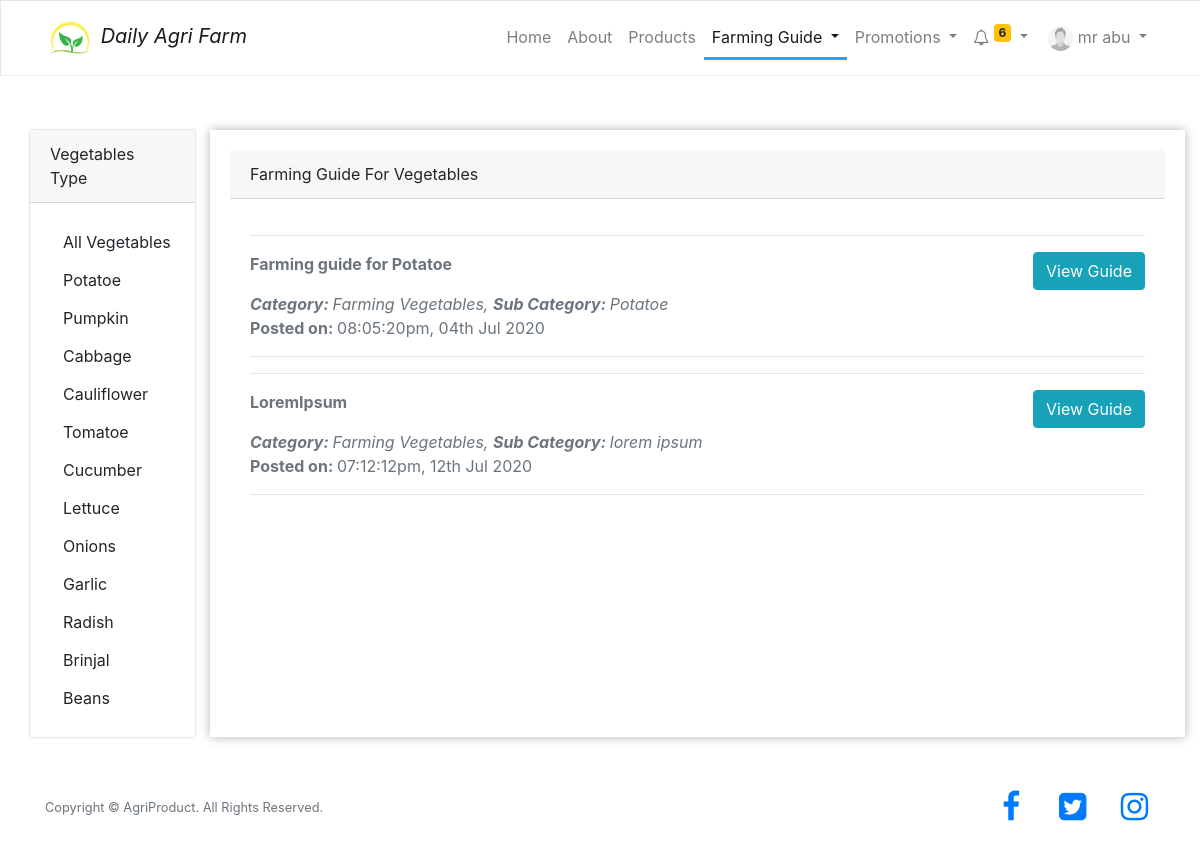
Screenshot of /agrifarm/farmer/farming-vegetable.php (signed in) with the database file from the repository.
### tables this page shows
CREATE TABLE `users` (
  `id` int(11) NOT NULL,
  `email` varchar(200) NOT NULL,
  `password` varchar(200) NOT NULL,
  `firstname` varchar(200) DEFAULT NULL,
  `lastname` varchar(200) DEFAULT NULL,
  `phone` varchar(200) DEFAULT NULL,
  `role` int(11) NOT NULL,
  `address` varchar(200) DEFAULT NULL,
  `zipcode` int(11) DEFAULT NULL,
  `country` varchar(100) DEFAULT NULL,
  `state` varchar(100) DEFAULT NULL,
  `profile_pic` varchar(250) DEFAULT NULL,
  `member_since` datetime NOT NULL DEFAULT current_timestamp()
);

CREATE TABLE `guide` (
  `id` int(11) NOT NULL,
  `post_category` varchar(100) DEFAULT NULL,
  `subcategory` varchar(100) DEFAULT NULL,
  `title` varchar(100) DEFAULT NULL,
  `announcement` text DEFAULT NULL,
  `dateposted` datetime NOT NULL DEFAULT current_timestamp()
);

### agrifarm/session.php (called while the page is built, shortened)
<?php
	include '../conn.php';
	$sql = "SELECT * FROM users WHERE id = '".$_SESSION['user']."'";
	$query = $conn->query($sql);
	$user = $query->fetch_assoc();
?>

### agrifarm/farmer/farming-vegetable.php (the view, shortened to what this page needs)
<?php
  include '../session.php';
?>
<!DOCTYPE html>
<html lang="en">
<head>
    <link rel="stylesheet" href="https://stackpath.bootstrapcdn.com/font-awesome/4.7.0/css/font-awesome.min.css">
    <link rel="stylesheet" href="https://maxcdn.bootstrapcdn.com/bootstrap/4.4.1/css/bootstrap.min.css">
    <link rel="stylesheet" href="https://cdnjs.cloudflare.com/ajax/libs/twitter-bootstrap/4.1.3/css/bootstrap.css">
    <link rel="stylesheet" type="text/css" href="https://cdn.datatables.net/1.10.20/css/dataTables.bootstrap4.min.css">
    <link rel="stylesheet" href="../css/custom.css">
</head>
<header class="header">
<nav class="navbar navbar-expand-lg navbar-light bg-light" style="box-shadow: inset 1px 1px 0 rgba(0,0,0,.1), inset 0 -1px 0 rgba(0,0,0,.07); ">
  <div class="container">
      <a class="navbar-brand" href="index.php" style="font-style: italic;">
        <img src="../images/logo.png" alt="logo" width="50px" height="50px">
        Daily Agri Farm
      </a>
  <div class="collapse navbar-collapse" id="navbarNav">
    <ul class="nav navbar-nav ml-auto">
      <li class="nav-item">
        <a class="nav-link" href="index.php">Home <span class="sr-only">(current)</span></a>
      </li>
      <li class="nav-item">
        <a class="nav-link" href="about.php">About</a>
      </li>
      <li class="nav-item">
        <a class="nav-link" href="all-order.php">Products</a>
      </li>
      <li class="nav-item dropdown active">
        <a class="nav-link dropdown-toggle" href="#" id="navbarDropdown" role="button" data-toggle="dropdown" aria-haspopup="true" aria-expanded="false">
              Farming Guide
        </a>
      </li>
      <li class="nav-item dropdown">
        <a class="nav-link dropdown-toggle" href="#" id="navbarDropdown" role="button" data-toggle="dropdown" aria-haspopup="true" aria-expanded="false">
              Promotions
        </a>
      </li>
      <li class="nav-item dropdown">
        <a class="nav-link dropdown-toggle" href="#" id="navbarDropdown" role="button" data-toggle="dropdown" aria-haspopup="true" aria-expanded="false">
          <i class="fa fa-bell-o"></i>
          <?php
          $sql = "SELECT * FROM order_item WHERE seller_id = '".$user['id']."' AND status =1 ORDER BY order_date desc";
          $query = $conn->query($sql);
          $num_notifications = mysqli_num_rows($query);
          if (!mysqli_num_rows($query)) {
            echo '';
          }
          else {
          ?>
            <sup class="badge badge-warning"><?php echo $num_notifications; ?></sup>
          <?php
            }
          ?>
        </a>
      </li>
      <?php
        $photo = $user["profile_pic"];
        if($photo != "")
        {
          $img = $user["profile_pic"];
        }
        else
        {
          $img = "profile.jpg";
        }
      ?>
      <li class="nav-item dropdown">
        <a class="nav-link dropdown-toggle" href="#" id="navbarDropdown" role="button" data-toggle="dropdown" aria-haspopup="true" aria-expanded="false">
          <img src="../images/<?php echo $img; ?>" alt="" class="img-circle" style="border-radius: 50%;width: 25px; height: 25px;" /> <?php echo $user['firstname'], " ", $user['lastname']; ?>
        </a>
      </li>
    </ul>
  </div>
</nav>
</header>
<body>
<br>
<?php
  $sql = "SELECT * FROM guide WHERE post_category = 'Farming Vegetables'";
  $query = $conn->query($sql);
?>
<div class="container-fluid" style="min-height: 80vh;padding: 30px;">
<div class="row">
  <div class="col-md-2" style="">
      <div class="" style="box-shadow: 0 0 2px rgb(0,0,0,0.3);">
        <div class="card-header">Vegetables Type</div>
        <div class="card-body">
          <form method="post">
          <div class="card-text">
            <a href="" class="btn btn-default">All Vegetables</a>
          </div>
          <div class="card-text">
            <input type="submit" name="subcategory" class="btn btn-default" value="Potatoe">
          </div>
          <div class="card-text">
            <input type="submit" name="subcategory" class="btn btn-default" value="Pumpkin">
          </div>
          <div class="card-text">
            <input type="submit" name="subcategory" class="btn btn-default" value="Cabbage">
          </div>
          <div class="card-text">
            <input type="submit" name="subcategory" class="btn btn-default" value="Cauliflower">
          </div>
          <div class="card-text">
            <input type="submit" name="subcategory" class="btn btn-default" value="Tomatoe">
          </div>
          <div class="card-text">
            <input type="submit" name="subcategory" class="btn btn-default" value="Cucumber">
          </div>
          <div class="card-text">
            <input type="submit" name="subcategory" class="btn btn-default" value="Lettuce">
          </div>
          <div class="card-text">
            <input type="submit" name="subcategory" class="btn btn-default" value="Onions">
          </div>
          <div class="card-text">
            <input type="submit" name="subcategory" class="btn btn-default" value="Garlic">
          </div>
          <div class="card-text">
            <input type="submit" name="subcategory" class="btn btn-default" value="Radish">
          </div>
          <div class="card-text">
            <input type="submit" name="subcategory" class="btn btn-default" value="Brinjal">
          </div>
          <div class="card-text">
            <input type="submit" name="subcategory" class="btn btn-default" value="Beans">
          </div>
        </form>
        </div>
      </div>
    </div>
    <div class="col-md-10" style="padding: 20px;box-shadow: 0 0 10px rgb(0,0,0,0.3);">
    <div class="card-header">Farming Guide For Vegetables</div>
    <div class="card-body">
      <?php
        while ($row = $query->fetch_assoc()) {
      ?>
        <hr>
        <div class="form-group font-weight-bold text-muted">
          <?php echo $row["title"];?>
          <a href="view-guide.php?id=<?php echo $row['id'];?>" class="float-right btn btn-info" style="color:#fff;">View Guide</a>
        </div>
        <i class="form-group text-muted">
          <span class="font-weight-bold">Category: </span><span><?php echo $row["post_category"];?>, </span>
          <span class="font-weight-bold">Sub Category: </span><span><?php echo $row["subcategory"];?></span>
        </i>
        <p class="text-muted"><span class="font-weight-bold">Posted on: </span> <?php echo date_format(date_create($row["dateposted"]), "h:i:sa, dS M Y");?></p>
        <hr>
      <?php
        }
      ?>
    </div>
  </div>
</div>
</div>
<br>
<?php include '../footer.php'; ?>
</body>
</html>

### agrifarm/css/custom.css (style rules this page uses)
body { min-height: 100vh; }
li.nav-item.active { border-bottom: 3px solid #20a6ff; }
.bg-light { background-color: #fff!important; }

### rows the page displays
users: firstname "mr", lastname "abu"
guide: title "Farming guide for Potatoe", post_category "Farming Vegetables", subcategory "Potatoe", dateposted "08:05:20pm, 04th Jul 2020"
guide: title "LoremIpsum", post_category "Farming Vegetables", subcategory "lorem ipsum", dateposted "07:12:12pm, 12th Jul 2020"

### other values shown
$num_notifications "6"
